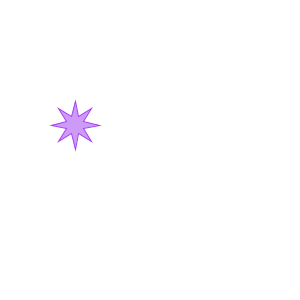
Frame 1 (no input)
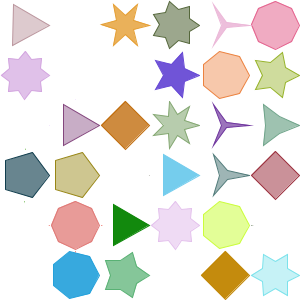
Frame 60 (the mouse pressed at the canvas centre just before this capture)
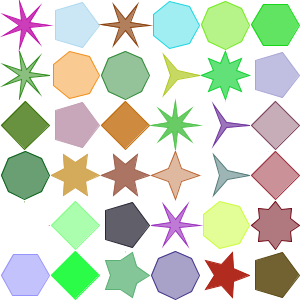
Frame 120 (the mouse held since frame 60 and released just before this capture)

The Processing sketch that drew these frames (run headless with seeded random() and noise(); from frame 60 on, the mouse is pressed at the canvas centre):

// Processing sketch: polygon4
// ── polygon4.pde
void setup()
{
  size(300, 300);
  background(255);
  frameRate(6);
  smooth();
  rectMode(CENTER);
}

void draw()
{
  // choose a random stroke color
  int r = int(random(0, 255));
  int g = int(random(0, 255));
  int b = int(random(0, 255));
  // and fill opacity
  int opacity = int(random(100, 255));
  int nSides = int(random(3, 9));
  
  // determine the center x and y coordinates
  int cx = 25 + 50 * int(random(0, 6));
  int cy = 25 + 50 * int(random(0, 6));
  
  // if a random number (0 or 1) is 0, draw a polygon;
  // otherwise, draw a star
  boolean isPolygon = int(random(2)) == 0;
  
  // for stars, you need the proportion of short to long radius
  float proportion;
  
  stroke(255); // erase any previous drawing in this area
  fill(255);
  rect(cx, cy, 50, 50); 
    
  stroke(r, g, b);
  fill(r, g, b, opacity);
  if (isPolygon)
  {
    polygon(nSides, cx, cy, 24);
  }
  else
  {
    proportion = random(0.2, 0.8) * cos(PI / nSides);
    star(nSides, cx, cy, 24, proportion);
  }
}
void polygon(int n, float cx, float cy, float r)
{
  float angle = 360.0 / n;

  beginShape();
  for (int i = 0; i < n; i++)
  {
    vertex(cx + r * cos(radians(angle * i)),
      cy + r * sin(radians(angle * i)));
  }
  endShape(CLOSE);
}
void polygon(int n, float cx, float cy, float w, float h, float startAngle)
{
  float angle = TWO_PI/ n;

  /* The horizontal "radius" is one half the width;
     the vertical "radius" is one half the height */
  w = w / 2.0;
  h = h / 2.0;

  beginShape();
  for (int i = 0; i < n; i++)
  {
    vertex(cx + w * cos(startAngle + angle * i),
      cy + h * sin(startAngle + angle * i));
  }
  endShape(CLOSE);
}
void star(int n, float cx, float cy, float r, float proportion)
{
  star(n, cx, cy, 2.0 * r, 2.0 * r, 0.0, proportion);
}

void star(int n, float cx, float cy, float w, float h,
  float startAngle, float proportion)
{
  if (n > 2)
  {
    float angle = TWO_PI/ (2 *n);  // twice as many sides
    float dw; // draw width
    float dh; // draw height
    
    w = w / 2.0;
    h = h / 2.0;
    
    beginShape();
    for (int i = 0; i < 2 * n; i++)
    {
      dw = w;
      dh = h;
      if (i % 2 == 1) // for odd vertices, use short radius
      {
        dw = w * proportion;
        dh = h * proportion;
      }
      vertex(cx + dw * cos(startAngle + angle * i),
        cy + dh * sin(startAngle + angle * i));
    }
    endShape(CLOSE);
  }
}
